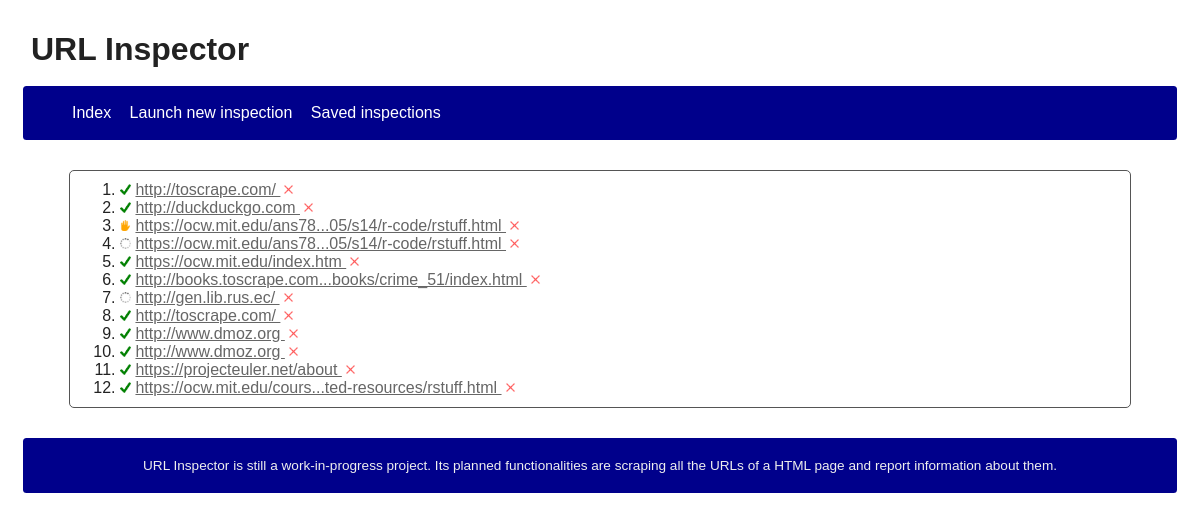
The page /inspections on the database as committed earlier.
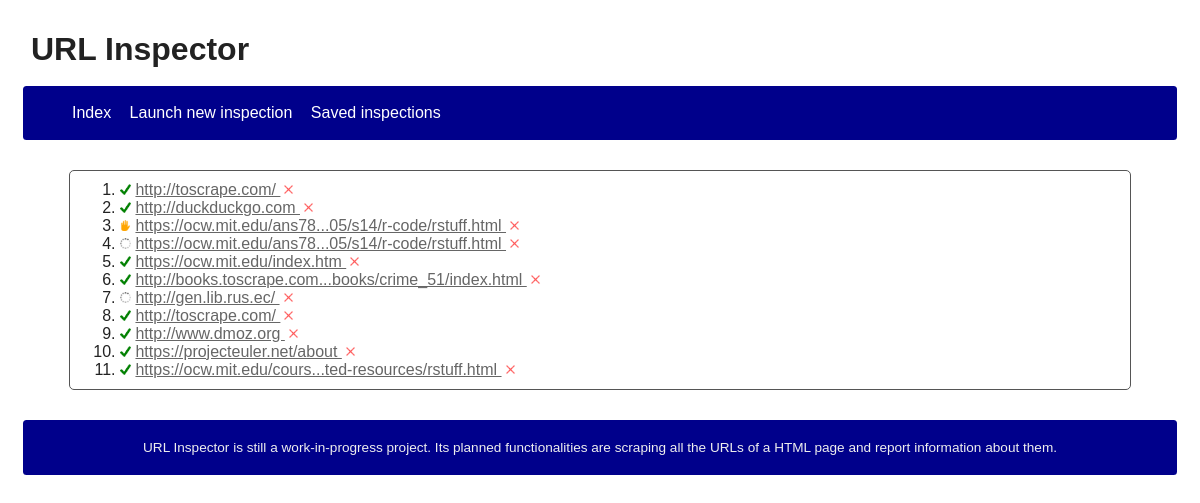
The same page on the database as committed later.
### URLInspectorApp/models.py (models this page shows, shortened)
class Extraction(models.Model):
    STARTED = "started"
    TERMINATED = "terminated"
    CANCELLED = "cancelled"
    choices_status = (
        (STARTED, "Started"),
        (TERMINATED, "Terminated"),
        (CANCELLED, "Cancelled"),
    )
    url = models.URLField()
    start_date = models.DateTimeField(default=timezone.now)
    status = models.CharField(
        max_length=16,
        choices=choices_status,
        default=STARTED
    )

### URLInspectorApp/views.py (the view)
# urls.py: url(r"^inspections$", views.SavedInspectionsView.as_view(), name="inspections_saved"),
class SavedInspectionsView(ListView, GlobalContextMixin):
    template_name = template_root + "/inspections_saved.html"
    context_object_name = "extractions"
    model = Extraction

### URLInspectorApp/templatetags/ui_utils.py (called while the page is built)
@register.filter()
@stringfilter
def truncate_chars_middle(text, limit, sep="..."):
    if not text or limit < 0:
        return ""
    length = len(text)
    if length < limit:
        return text
    else:
        first_half = ceil(limit / 2)
        second_half = length - floor(limit / 2)
        return text[:first_half] + sep + text[second_half:]

### URLInspectorApp/views.py (called while the page is built)
    def get_context_data(self, **kwargs):
        super_context = super(GlobalContextMixin, self).get_context_data(**kwargs)
        context = self.global_context.copy()
        context.update(super_context)
        return context

### URLInspectorApp/templates/url_inspector/inspections_saved.html (shortened to what this page needs)
{% extends "url_inspector/base.html" %}
{% load static %}
{% load ui_utils %}
{% block content %}
    {% if extractions %}
        <ol>
            {% for e in extractions|dictsortreversed:"start_date" %}
                <li>
                    <img
                        {% with suffix=e.status|add:'.png' %}
                            src="{% static 'url_inspector/status_'|add:suffix %}"
                        {% endwith %}
                    >
                    <a
                        href="{% url 'url_inspector:inspection' e.id %}"
                        {% if e.url|length > length_url_max %}
                            title="{{ e.url }}"
                        {% endif %}
                    >
                        {{ e.url|truncate_chars_middle:length_url_max }}
                    </a>
                    <a
                        href="{% url 'url_inspector:inspection_delete' e.id %}"
                        title="Delete"
                    >
                        <img
                            src="{% static 'url_inspector/red_cross.png' %}"
                            alt="X"
                            class="button-delete"
                        >
                    </a>
                </li>
            {% endfor %}
        </ol>
    {% else %}
        <p>No page has still been examined.</p>
    {% endif %}
{% endblock %}

Rows that differ between the two databases and show on the page:
removed Extraction: status (picture), url "http://www.dmoz.org"
